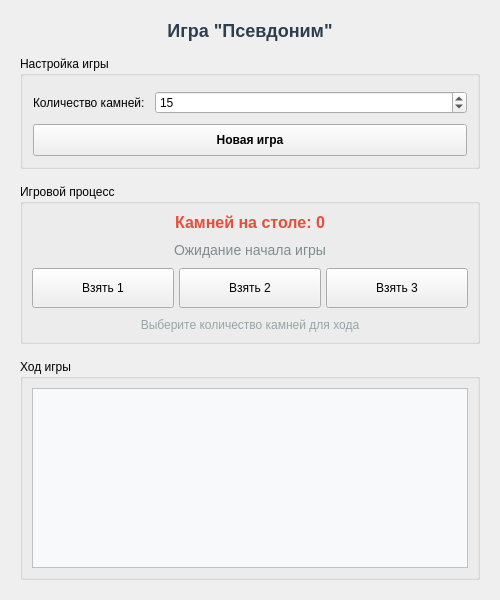
<?xml version="1.0" encoding="UTF-8"?>
<ui version="4.0">
 <class>MainWindow</class>
 <widget class="QMainWindow" name="MainWindow">
  <property name="geometry">
   <rect>
    <x>0</x>
    <y>0</y>
    <width>500</width>
    <height>600</height>
   </rect>
  </property>
  <property name="windowTitle">
   <string>Игра "Псевдоним"</string>
  </property>
  <property name="sizePolicy">
   <sizepolicy hsizetype="Fixed" vsizetype="Fixed">
    <horstretch>0</horstretch>
    <verstretch>0</verstretch>
   </sizepolicy>
  </property>
  <property name="minimumSize">
   <size>
    <width>500</width>
    <height>600</height>
   </size>
  </property>
  <property name="maximumSize">
   <size>
    <width>500</width>
    <height>600</height>
   </size>
  </property>
  <widget class="QWidget" name="centralwidget">
   <layout class="QVBoxLayout" name="verticalLayout">
    <property name="leftMargin">
     <number>20</number>
    </property>
    <property name="topMargin">
     <number>20</number>
    </property>
    <property name="rightMargin">
     <number>20</number>
    </property>
    <property name="bottomMargin">
     <number>20</number>
    </property>
    <property name="spacing">
     <number>15</number>
    </property>
    <item>
     <widget class="QLabel" name="titleLabel">
      <property name="text">
       <string>Игра "Псевдоним"</string>
      </property>
      <property name="alignment">
       <set>Qt::AlignCenter</set>
      </property>
      <property name="styleSheet">
       <string notr="true">font-size: 18px; font-weight: bold; color: #2c3e50;</string>
      </property>
     </widget>
    </item>
    <item>
     <widget class="QGroupBox" name="setupGroup">
      <property name="title">
       <string>Настройка игры</string>
      </property>
      <layout class="QFormLayout" name="formLayout">
       <property name="leftMargin">
        <number>10</number>
       </property>
       <property name="topMargin">
        <number>15</number>
       </property>
       <property name="rightMargin">
        <number>10</number>
       </property>
       <property name="bottomMargin">
        <number>10</number>
       </property>
       <property name="spacing">
        <number>10</number>
       </property>
       <item row="0" column="0">
        <widget class="QLabel" name="label">
         <property name="text">
          <string>Количество камней:</string>
         </property>
        </widget>
       </item>
       <item row="0" column="1">
        <widget class="QSpinBox" name="stonesSpinBox">
         <property name="minimum">
          <number>4</number>
         </property>
         <property name="maximum">
          <number>100</number>
         </property>
         <property name="value">
          <number>15</number>
         </property>
        </widget>
       </item>
       <item row="1" column="0" colspan="2">
        <layout class="QHBoxLayout" name="horizontalLayout">
         <item>
          <widget class="QPushButton" name="newGameButton">
           <property name="text">
            <string>Новая игра</string>
           </property>
           <property name="styleSheet">
            <string notr="true">font-weight: bold; padding: 8px;</string>
           </property>
          </widget>
         </item>
        </layout>
       </item>
      </layout>
     </widget>
    </item>
    <item>
     <widget class="QGroupBox" name="gameGroup">
      <property name="title">
       <string>Игровой процесс</string>
      </property>
      <layout class="QVBoxLayout" name="verticalLayout_2">
       <property name="spacing">
        <number>10</number>
       </property>
       <item>
        <widget class="QLabel" name="stonesLabel">
         <property name="text">
          <string>Камней на столе: 0</string>
         </property>
         <property name="alignment">
          <set>Qt::AlignCenter</set>
         </property>
         <property name="styleSheet">
          <string notr="true">font-size: 16px; font-weight: bold; color: #e74c3c;</string>
         </property>
        </widget>
       </item>
       <item>
        <widget class="QLabel" name="turnLabel">
         <property name="text">
          <string>Ожидание начала игры</string>
         </property>
         <property name="alignment">
          <set>Qt::AlignCenter</set>
         </property>
         <property name="styleSheet">
          <string notr="true">font-size: 14px; color: #7f8c8d;</string>
         </property>
        </widget>
       </item>
       <item>
        <layout class="QHBoxLayout" name="horizontalLayout_2">
         <property name="spacing">
          <number>5</number>
         </property>
         <item>
          <widget class="QPushButton" name="take1Button">
           <property name="text">
            <string>Взять 1</string>
           </property>
           <property name="minimumSize">
            <size>
             <width>0</width>
             <height>40</height>
            </size>
           </property>
          </widget>
         </item>
         <item>
          <widget class="QPushButton" name="take2Button">
           <property name="text">
            <string>Взять 2</string>
           </property>
           <property name="minimumSize">
            <size>
             <width>0</width>
             <height>40</height>
            </size>
           </property>
          </widget>
         </item>
         <item>
          <widget class="QPushButton" name="take3Button">
           <property name="text">
            <string>Взять 3</string>
           </property>
           <property name="minimumSize">
            <size>
             <width>0</width>
             <height>40</height>
            </size>
           </property>
          </widget>
         </item>
        </layout>
       </item>
       <item>
        <widget class="QLabel" name="infoLabel">
         <property name="text">
          <string>Выберите количество камней для хода</string>
         </property>
         <property name="alignment">
          <set>Qt::AlignCenter</set>
         </property>
         <property name="styleSheet">
          <string notr="true">font-size: 12px; color: #95a5a6;</string>
         </property>
        </widget>
       </item>
      </layout>
     </widget>
    </item>
    <item>
     <widget class="QGroupBox" name="logGroup">
      <property name="title">
       <string>Ход игры</string>
      </property>
      <layout class="QVBoxLayout" name="verticalLayout_3">
       <property name="spacing">
        <number>5</number>
       </property>
       <item>
        <widget class="QTextEdit" name="logText">
         <property name="readOnly">
          <bool>true</bool>
         </property>
         <property name="styleSheet">
          <string notr="true">font-family: 'Courier New'; font-size: 11px; background-color: #f8f9fa;</string>
         </property>
        </widget>
       </item>
      </layout>
     </widget>
    </item>
   </layout>
  </widget>
 </widget>
 <resources/>
 <connections/>
</ui>
